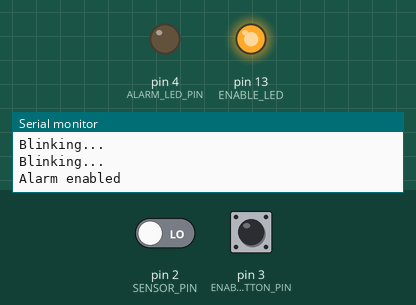
Simulated run of this sketch. Board: Arduino Uno, built with avr-gcc and run on an emulated ATmega328P. On the bench: output pins drawn as LEDs (lit = HIGH), the last lines printed to the serial monitor. Inputs (shaded band) come from the test bench; at power-on: pin 2 (SENSOR_PIN) LOW, pin 3 (ENABLE_BUTTON_PIN) HIGH.

Above: at 11.2 s.
11.3 s: pin 2 (SENSOR_PIN) driven HIGH
At 12.3 s:
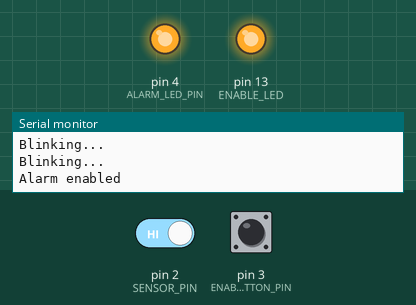
12.8 s: pin 3 (ENABLE_BUTTON_PIN) pulled LOW for 0.15 s
At 14.1 s:
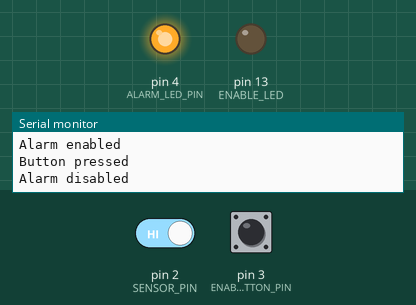
14.4 s: pin 3 (ENABLE_BUTTON_PIN) pulled LOW for 1 s
At 16.6 s:
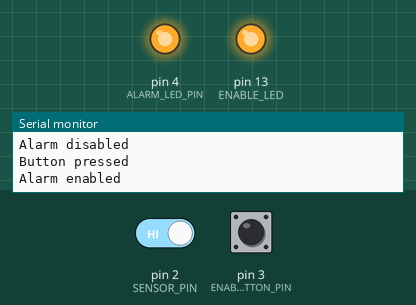
16.9 s: pin 3 (ENABLE_BUTTON_PIN) pulled LOW for 3.2 s
At 21.4 s:
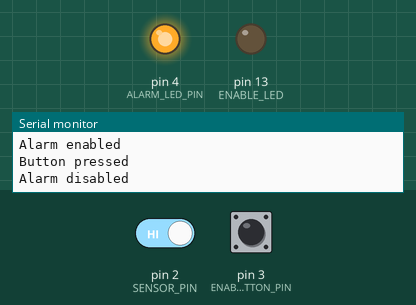
Timing chart, 0 to 22.6 s (numbered marks = the images above; inputs shaded):
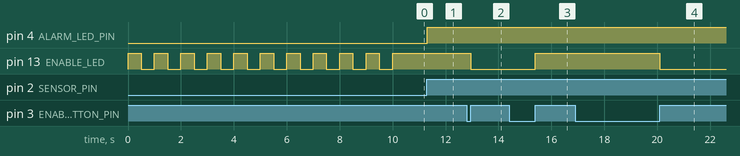

Measured:
- after the input at 11.3 s, pin 4 (ALARM_LED_PIN): LOW → HIGH at once
- after the input at 12.8 s, pin 13 (ENABLE_LED): HIGH → LOW after 0.15 s
- after the input at 14.4 s, pin 13 (ENABLE_LED): LOW → HIGH after 1.0 s
- after the input at 16.9 s, pin 13 (ENABLE_LED): HIGH → LOW after 3.2 s

The sketch:

Pir.ino
```cpp
// (licence header left out)
#define DEBUG 2

#define SENSOR_PIN 2
#define ALARM_LED_PIN 4
#define ENABLE_LED LED_BUILTIN
#define ENABLE_BUTTON_PIN 3
#define SENSOR_WARMUP_TIME_MS 10000
#define SENSOR_BLINK_TIME_MS 500

bool alarmEnabled = false;

void toggleAlarmEnabled()
{
  alarmEnabled = !alarmEnabled;
  if (alarmEnabled) {
#if DEBUG >= 1
    Serial.println("Alarm enabled");
#endif
    digitalWrite(ENABLE_LED, HIGH);
  } else {
#if DEBUG >= 1
    Serial.println("Alarm disabled");
#endif
    digitalWrite(ENABLE_LED, LOW);
    alarmOff();
  }
}

bool isButtonPressed()
{
  if (digitalRead(ENABLE_BUTTON_PIN) == HIGH) {
    return false;
  }
  delay(50);
  if (digitalRead(ENABLE_BUTTON_PIN) == HIGH) {
#if DEBUG >= 2
    Serial.println("Ignoring button bounce");
#endif
    return false;
  }
  while (digitalRead(ENABLE_BUTTON_PIN) == LOW)
    ;
#if DEBUG >= 2
  Serial.println("Button pressed");
#endif
  return true;
}

void setupButton()
{
  pinMode(ENABLE_BUTTON_PIN, INPUT_PULLUP);
  pinMode(ENABLE_LED, OUTPUT);
}

void setupSensor()
{
  // I sensori PIR hanno bisogno di tempo per stabilizzarsi dopo l'accensione
  for (int i = 0; i < SENSOR_WARMUP_TIME_MS; i += SENSOR_BLINK_TIME_MS * 2) {
#if DEBUG >= 2
    Serial.println("Blinking...");
#endif
    digitalWrite(ENABLE_LED, HIGH);
    delay(SENSOR_BLINK_TIME_MS);
    digitalWrite(ENABLE_LED, LOW);
    delay(SENSOR_BLINK_TIME_MS);
  }
  pinMode(SENSOR_PIN, INPUT);
}

bool isSensorActive()
{
  return digitalRead(SENSOR_PIN) == HIGH;
}

void alarmOn()
{
#if DEBUG >= 3
  Serial.println("Alarm on");
#endif
  digitalWrite(ALARM_LED_PIN, HIGH);
}

void alarmOff()
{
#if DEBUG >= 3
  Serial.println("Alarm off");
#endif
  digitalWrite(ALARM_LED_PIN, LOW);
}

void setupAlarm()
{
  alarmOff();
  pinMode(ALARM_LED_PIN, OUTPUT);
}

void setup()
{
#if DEBUG > 1
  Serial.begin(9600);
#endif
  setupButton();
  setupAlarm();
  setupSensor();
  toggleAlarmEnabled();
}

void loop()
{
  if (isButtonPressed()) {
    toggleAlarmEnabled();
  }

  if (isSensorActive()) {
    alarmOn();
  } else {
    alarmOff();
  }
}
```
